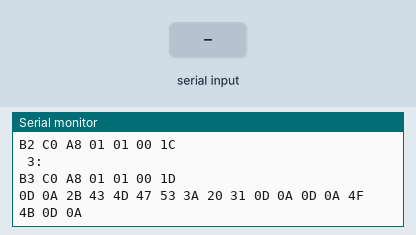
Bench run of a sketch on a simulated Arduino Uno, built with avr-gcc and run on an emulated ATmega328P. Parts: the last lines printed to the serial monitor. Inputs (shaded band) come from the test bench. The modem accepts every AT command (registered, SIM ready, sends succeed) and sends nothing else.

Above: at 1.6 s.
1.7 s: "0" received over Serial
At 2.4 s:
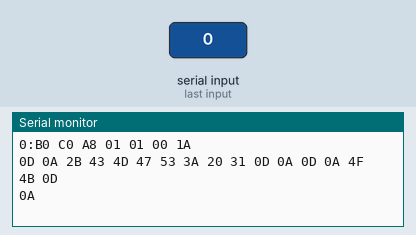
3.2 s: "0" received over the second serial link
At 4.0 s:
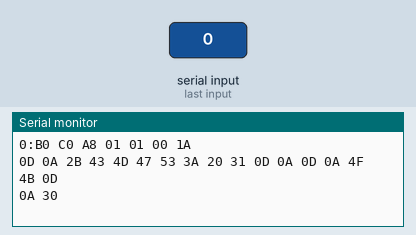
4.7 s: "1" received over Serial
At 5.2 s:
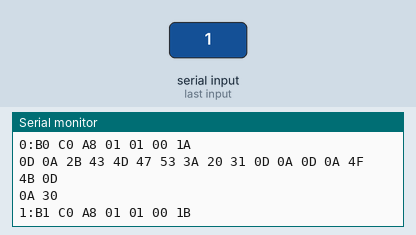
6.2 s: "2" received over Serial
At 7.4 s:
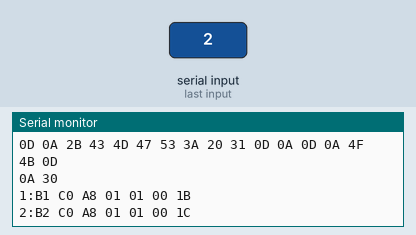
7.7 s: "3" received over Serial
At 8.7 s:
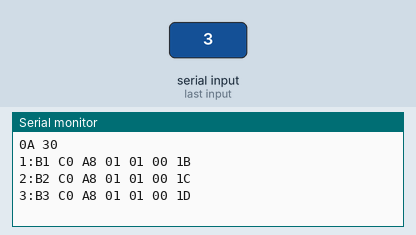
9.2 s: "1" received over the second serial link
At 9.7 s:
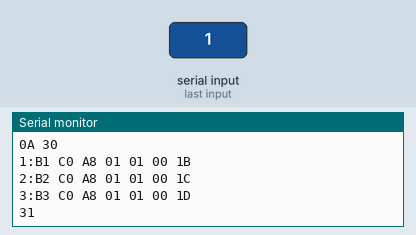
Timing chart, 0 to 11.7 s (numbered marks = the images above; inputs shaded):
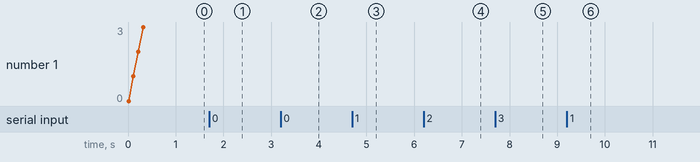

Measured:
- after the input at 1.7 s, the serial monitor: prints a new line at once (image 1)
- after the input at 3.2 s, the serial monitor: prints a new line at once (image 2)
- after the input at 4.7 s, the serial monitor: prints a new line at once (image 3)
- after the input at 6.2 s, the serial monitor: prints a new line at once (image 4)
- after the input at 7.7 s, the serial monitor: prints a new line at once (image 5)
- after the input at 9.2 s, the serial monitor: prints a new line at once (image 6)

The sketch:

SIO_TestBinMode9600_ONEBOARD.ino
```cpp
#include <SoftwareSerial.h>
SoftwareSerial mySerial(10, 11); // RX, TX
#define SIO_BAUD 9600
#define SENDREV_BUFFLEN 40
#define SIODATA_LEN 7
#define DATAMARK_LEN 6
#define DATAMARK_VOLTAGE 0
#define DATAMARK_CURRENT 1
#define DATAMARK_ACTIVEPOWER 2
#define DATAMARK_READPOWER 3
#define DATAMARK_SETIP 4
#define DATAMARK_SETALARM 5

uint8_t sendBuff[SENDREV_BUFFLEN+1];

uint8_t ascii(int hex)
{
  uint8_t cc;
  cc = 0x30;
  switch (hex)
  {
  case 0:
  case 1:
  case 2:
  case 3:
  case 4:
  case 5:
  case 6:
  case 7:
  case 8:
  case 9:
    cc = 0x30 + hex;
    break;
  case 0x0A:
  case 0x0B:
  case 0x0C:
  case 0x0D:
  case 0x0E:
  case 0x0F:
    cc = 'A' + hex - 0x0A;
  }
//Serial.printf("hex=[%x]\n",hex);
//Serial.printf("cc=[%x]\n",cc);
  return cc;
}

uint8_t ascii2hex(uint8_t cc)
{
  uint8_t hex;
  hex = 0x00;
  switch (cc)
  {
  case '0':
  case '1':
  case '2':
  case '3':
  case '4':
  case '5':
  case '6':
  case '7':
  case '8':
  case '9':
    hex = cc - 0x30;
    break;
  case 'a':
  case 'b':
  case 'c':
  case 'd':
  case 'e':
  case 'f':
    hex = cc - 'a' + 0x0A;
    break;
  case 'A':
  case 'B':
  case 'C':
  case 'D':
  case 'E':
  case 'F':
    hex = cc - 'A' + 0x0A;
  }
  return hex;
}


uint8_t chCheckSum(uint8_t *pBuff,int nLen){
  uint8_t i,val=0;
  for (i=0;i<nLen;i++){
    val+=pBuff[i];
  }
  return (val&0xFF);
}

void getRequestData(int type, uint8_t *pBuff){
  char chSum=0;
  //int i;char bigBuff[100];
  pBuff[0]= uint8_t (0xB0+type)&0xFF;
  pBuff[1]=0xC0;
  pBuff[2]=0xA8;
  pBuff[3]=0x01;
  pBuff[4]=0x01;
  pBuff[5]=0x00;
  if (type==DATAMARK_SETALARM){
    pBuff[5]=0x14;
  }
  pBuff[6]=chCheckSum(pBuff,SIODATA_LEN-1);
  /*
  Serial.println("getData");
  for (i=0;i<SIODATA_LEN;i++){
    sprintf(bigBuff,"%d:%02X ",i,pBuff[i]);
    Serial.print(bigBuff);
  }
  Serial.println();
*/
};

int hexString2ascii(uint8_t *pBuff, char *dispP,int nLen){
  int i,k=0;
  char chT;
  for (i=0;i<nLen;i++){
    chT=pBuff[i]>>4;
    dispP[k]=ascii(chT);
    k++;
    chT=pBuff[i]&0xF;
    dispP[k]=ascii(chT);
    k++;
  }
  dispP[k]=0;
  return k;
}

void setup()
{
  int i,k;
  char dispBuff[50];
  //char bigBuff[100];
  //init data
  //asDataMark[DATAMARK_VOLTAGE][]={0xB0,0xC0,0xA8,0x01,0x01,0x00};
  // Open serial communications and wait for port to open:
  Serial.begin(SIO_BAUD);
  while (!Serial) {
    ; // wait for serial port to connect. Needed for Leonardo only
    }
  Serial.println("SIO TEST BEGIN:");
  // set the data rate for the SoftwareSerial port
  mySerial.begin(SIO_BAUD);
  //mySerial.println("Hello, world?");

  /*
  for (i=0;i<DATAMARK_LEN;i++){
    //sprintf(bigBuff,"%d",i);
    //Serial.println(bigBuff);

    getRequestData(i,sendBuff);
    hexString2ascii(sendBuff,dispBuff,SIODATA_LEN);
    //sprintf(bigBuff,"%s",dispBuff);
    Serial.println(dispBuff);
    mySerial.println(dispBuff);
    delay(500);

  }
  */
  for (k=0;k<4;k++){
       sprintf(dispBuff,"%2d:",k);
       Serial.println(dispBuff);
       sendRequestData(k);

      delay(100);
  }
}

void sendRequestData(int type)
{
   int i;
   char dispBuff[50];
   getRequestData(type,sendBuff);
   for (i=0;i<SIODATA_LEN;i++){
     mySerial.write(sendBuff[i]);
     sprintf(&dispBuff[i*3],"%02X ",sendBuff[i]);
   }
   dispBuff[3*SIODATA_LEN]=0;
   Serial.println(dispBuff);
}

int nCount=0;

void loop() // run over and over
{

  /*   if( nCount<6){
      getRequestData(nCount,sendBuff);
      hexString2ascii(sendBuff,dispBuff,SIODATA_LEN);
      Serial.println("in LOOP:");
      mySerial.println(dispBuff);
      nCount++;
      delay(10);
   }
   sendRequestData(nCount);
   nCount++;
   if (nCount>3)
      nCount=0;
   */

   if (mySerial.available())
   {

      char chT;
      char achDisp[10],achData[10];
      int i,nLen;

      chT=mySerial.read();
      //Serial.write(mySerial.read());
      achData[0]=chT;
      achData[1]=0;
      nLen=hexString2ascii(achData,achDisp,1);
      for (i=0;i<nLen;i++){
          Serial.write(achDisp[i]);
      }
      Serial.write(' ');
      nCount++;
      if (nCount%35==0)
          Serial.println();
   }
   if (Serial.available())
   {
      char chT;

      chT=Serial.read();
      switch(chT){
        case '0':
           Serial.println();
           Serial.write(chT);
           Serial.write(":");
           sendRequestData(0);
           break;
        case '1':
           Serial.println();
           Serial.write(chT);
           Serial.write(":");
           sendRequestData(1);
           break;
        case '2':
           Serial.println();
           Serial.write(chT);
           Serial.write(":");
           sendRequestData(2);
           break;
        case '3':
           Serial.println();
           Serial.write(chT);
           Serial.write(":");
           sendRequestData(3);
           break;
      }

   }
   /*
   if (Serial.available())
      mySerial.write(Serial.read());
  */
  //sendRequestData(0);
  //delay(1000);
}
```
